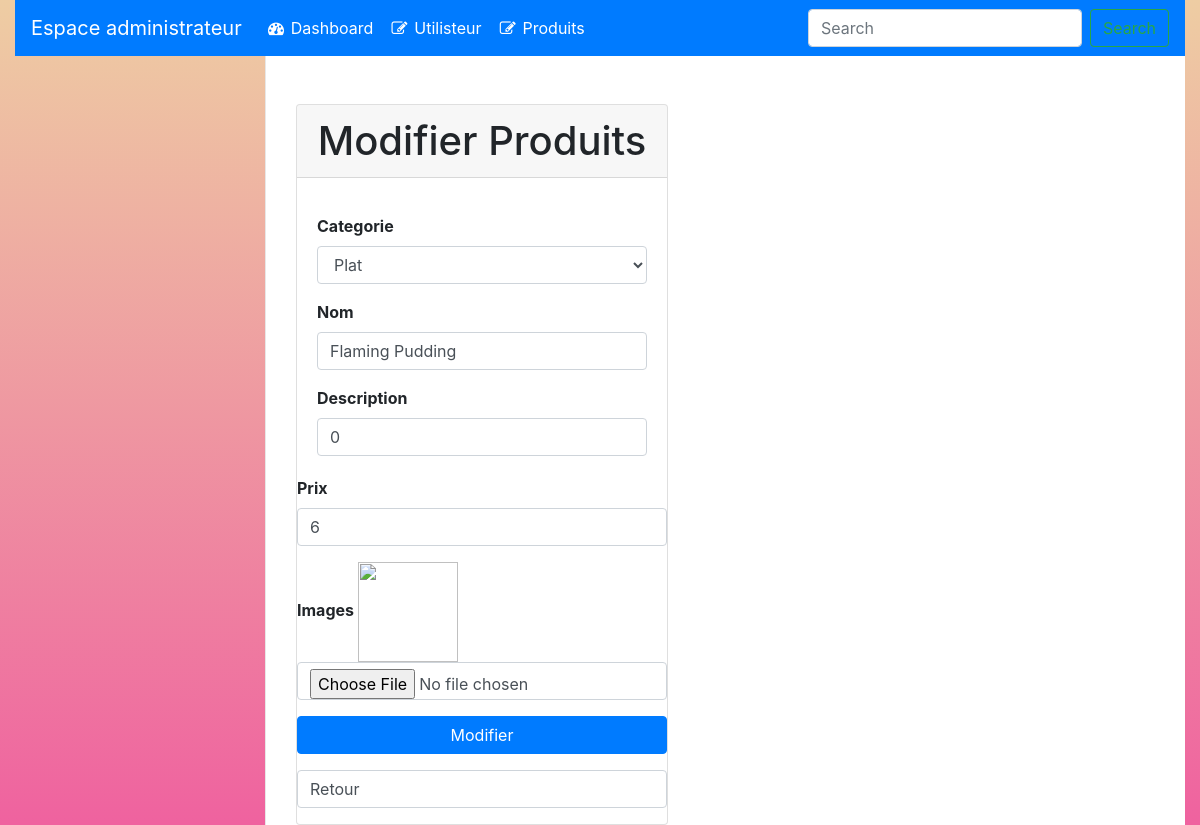
Screenshot of /admin/index.php?controller=Produit&action=modifierFormulaire&id=3 with the database file from the repository.
### tables this page shows
CREATE TABLE IF NOT EXISTS `produit` (
  `id_produit` int NOT NULL AUTO_INCREMENT,
  `categorie` varchar(255) NOT NULL,
  `nom` varchar(255) NOT NULL,
  `description` varchar(255) NOT NULL,
  `prix` int NOT NULL,
  `img` varchar(64) NOT NULL,
  PRIMARY KEY (`id_produit`)
);

### admin/controller/ProduitController.php (called while the page is built, shortened)
<?php
require_once('C:/wamp64/www/projetPHP/admin/model/Produit.php');
class ProduitController
{
    public function modifierFormulaire(){
        $id = $_GET['id'];
        $Produit = Produit::getProduitbyId( $id);
        require_once('C:/wamp64/www/projetPHP/admin/view/produit/modifier.php');
    }
}

### admin/index.php (called while the page is built, shortened)
  <?php
require_once('view/dashboard.php');

### admin/model/Produit.php (called while the page is built, shortened)
<?php
class Produit
{
    public function __construct($id_produit, $categorie, $nom,  $description, $prix, $img)
    {
        $this->categorie = $categorie;
        $this->nom = $nom;
        $this->description = $description;
        $this->prix = $prix;
    }
    public static function getProduitbyId($id){
        $connexion = Db::getConnection();
        $stmt = $connexion->prepare("SELECT * FROM produit where id_produit='$id'");
        $stmt->execute();
        $row  = $stmt->fetch();
       $categorie = "";
        if($row['categorie']== "1"){
            $categorie = "Plat";
        }else{
            $categorie = "Déssert";
        }
        $produit = new Produit($row['id_produit'],$categorie,$row['nom'],$row['description'],$row['prix'],$row['img']);
        return $produit;
    }
}

### admin/view/produit/modifier.php (the view, shortened to what this page needs)
<?php require_once('C:/wamp64/www/projetPHP/admin/model/Produit.php'); ?>
<doctype html>
    <html>
    <head>
        <link href=" https://stackpath.bootstrapcdn.com/bootstrap/4.5.2/css/bootstrap.min.css" rel="stylesheet">
        <link href="../../css/ajout_mod.css" rel="stylesheet">
    </head>
    <body>
    <div class="container mt-5">
        <div class="card">
            <h1 class="card-header text-center">Modifier Produits</h1>
            <div class="card-body">
                <form role="form" action='?controller=Produit&action=modifier'   method="POST">
                    <div class="form-group">
                        <label><b>Categorie</b></label>
                        <select class="form-control" name="categorie" seleted="<?= $Produit->categorie ?>">
                            <option value="1">Plat</option>
                        </select>
                    </div>
                    <div class="form-group">
                        <label><b>Nom</b></label>
                        <input type="text" class="form-control" name="nom"  value='<?= $Produit->nom ?>' placeholder="Nom">
                    </div
                    <div class="form-group">
                        <label><b>Description </b></label>
                        <input type="text" class="form-control" name="description"  value='<?= $Produit->description ?>' placeholder="Description">
                    </div>
                    <div class="form-group">
                        <label><b>Prix </b></label>
                        <input type="text" class="form-control" name="prix"  value='<?= $Produit->prix ?>' placeholder="Prix">
                    </div>
                    <div class="form-group">
                        <label><b>Images </b></label>
                        <img width="100" height="100" src="../../../img/menu/<>img; ?>">
                        <input type="file" class="form-control" name="img" id="img"   placeholder="Images">
                    </div>
                    <div class="form-group">
                        <button type="submit" class="btn btn-primary btn-block" name="submit">Modifier</button>
                    </div>
                    <div class="form-group">
                        <a href='?controller=Produit&action=index' class="form-control">Retour</a>
                    </div>
            </div>
        </div>
    </body>
    </html>

### admin/css/ajout_mod.css (style rules this page uses)
body { background: #EECDA3; background: -webkit-linear-gradient(to top, #EF629F, #EECDA3); background: linear-gradient(to top, #EF629F, #EECDA3); }
.container { max-width: 550px; }

### rows the page displays
produit: categorie "Plat", nom "Flaming Pudding", description "0", prix "6"
